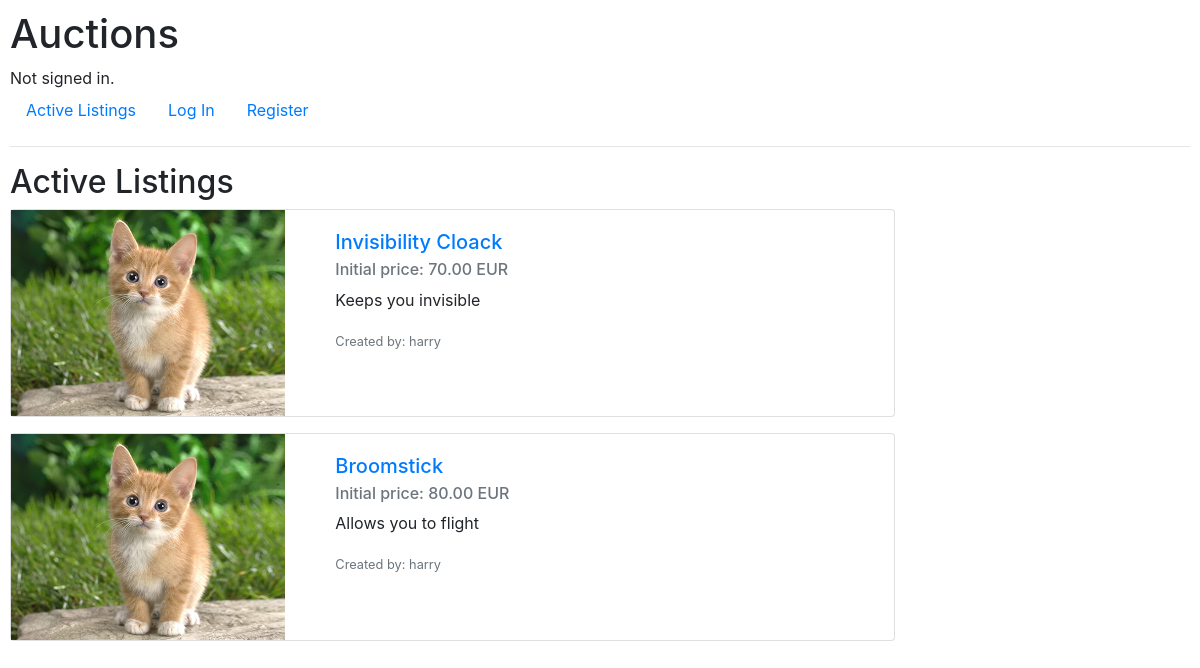
/, run on an earlier commit of the app's database.
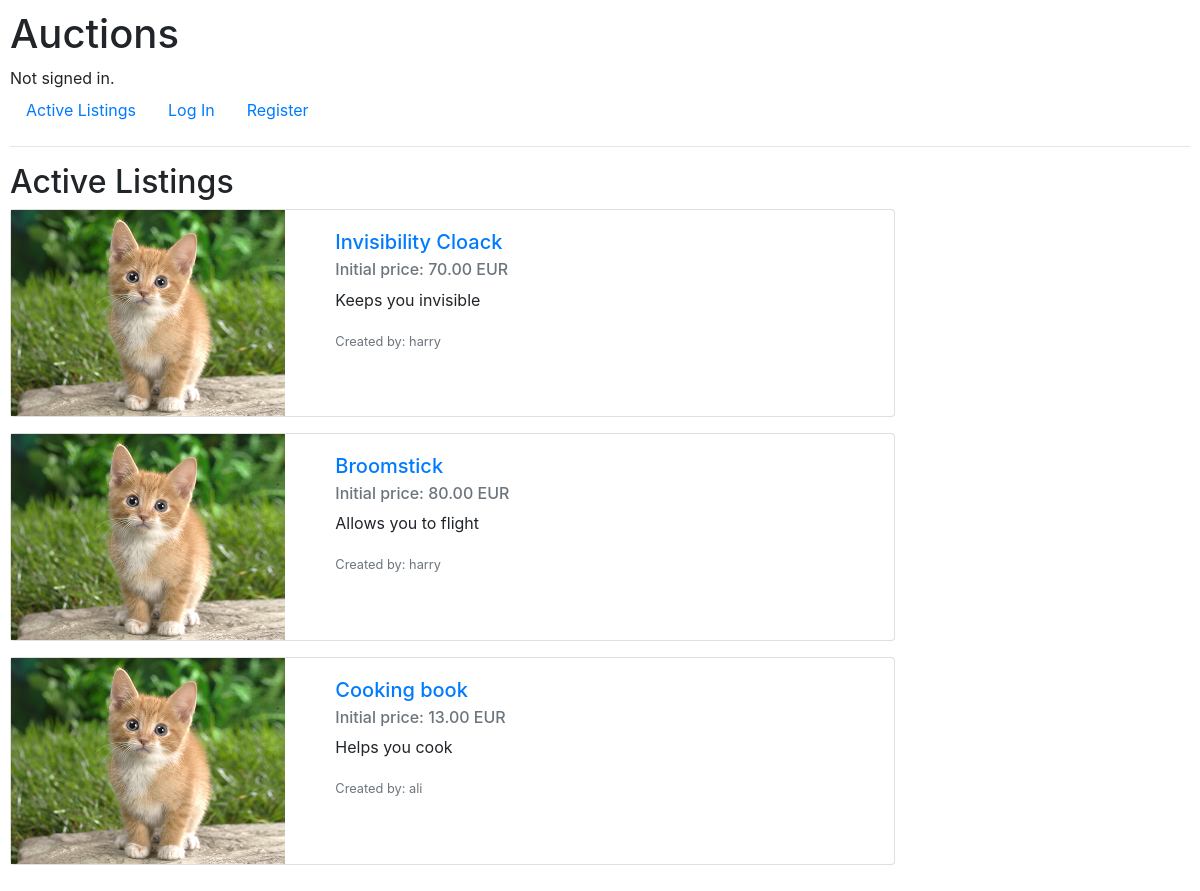
And on a later commit of the database.
### auctions/models.py (models this page shows, shortened)
class Auction_listing(models.Model):
    title = CharField(max_length=64)
    initial_price = DecimalField(max_digits=10, decimal_places=2)
    description = TextField(blank=True)
    creator = ForeignKey(User, on_delete=models.CASCADE, related_name="created_listings")
    winner = ForeignKey(User, on_delete=models.CASCADE, related_name="won_listings", blank=True, null=True)
    is_active = BooleanField(default=True)
    image_link = URLField(max_length=500, blank=True)
    categories = ManyToManyField(Category, blank=True, related_name="listings_per_category")
    in_watch_list = ManyToManyField(User, blank=True, related_name="wishes_per_user")

class User(AbstractUser):
    pass

### auctions/views.py (the view)
# urls.py: path("", views.index, name="index"),
def index(request):
    return render(request, "auctions/index.html", {
        "Listings": Auction_listing.objects.filter(is_active = True)
    })

### auctions/templates/auctions/index.html
{% extends "auctions/layout.html" %}
{% block body %}
    <h2>Active Listings</h2>
    {% for listing in Listings %}
        <div class="card mb-3" style="max-width: 75%;">
            <div class="row g-0">
                <div class="col-md-4">
                    {% load static %} <img src="{% static "auctions/cat.jpeg"%}" class="img-fluid rounded-start" alt="...">
                </div>
                <div class="col-md-8">
                    <div class="card-body">
                        <a href="{% url 'listing_page' listing.id%}">
                            <h5 class="card-title">{{ listing.title }}</h5>
                        </a>
                        <h6 class="card-subtitle mb-2 text-muted"> Initial price: {{listing.initial_price }} EUR</h6>
                        {% if listing.description %}
                            <p class="card-text">{{listing.description}}</p>
                        {% else %}
                            <p class="card-text">No description for this item</p>
                        {% endif %}
                        <p class="card-text"><small class="text-muted">Created by: {{ listing.creator }}</small></p>
                    </div>
                </div>
            </div>
        </div>
    {% empty %}
        There are no listings
    {% endfor %}
{% endblock %}

### auctions/templates/auctions/layout.html (shortened to what this page needs)
{% load static %}
<!DOCTYPE html>
<html lang="en">
    <head>
        <link rel="stylesheet" href="https://stackpath.bootstrapcdn.com/bootstrap/4.4.1/css/bootstrap.min.css">
        <link href="{% static 'auctions/styles.css' %}" rel="stylesheet">
    </head>
    <body>
        <h1>Auctions</h1>
        <div>
            {% if user.is_authenticated %}
                Signed in as <strong>{{ user.username }}</strong>.
            {% else %}
                Not signed in.
            {% endif %}
        </div>
        <ul class="nav">
            <li class="nav-item">
                <a class="nav-link" href="{% url 'index' %}">Active Listings</a>
            </li>
            {% if user.is_authenticated %}
                <li class="nav-item">
                    <a class="nav-link" href="{% url 'create_listing' %}">Create Listing</a>
                </li>
                <li class="nav-item">
                    <a class="nav-link" href="{% url 'logout' %}">Log Out</a>
                </li>
            {% else %}
                <li class="nav-item">
                    <a class="nav-link" href="{% url 'login' %}">Log In</a>
                </li>
                <li class="nav-item">
                    <a class="nav-link" href="{% url 'register' %}">Register</a>
                </li>
            {% endif %}
        </ul>
        <hr>
        {% block body %}
        {% endblock %}
    </body>
</html>

### auctions/static/auctions/styles.css (style rules this page uses)
body { padding: 10px; }

What changed in the data, as far as the page shows it:
added Auction_listing: title "Cooking book", initial_price "13.00", description "Helps you cook", creator "ali"
